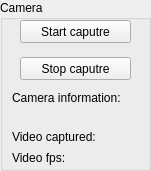
  <widget class="QGroupBox" name="groupBox_3">
   <property name="geometry">
    <rect>
     <x>890</x>
     <y>12</y>
     <width>151</width>
     <height>171</height>
    </rect>
   </property>
   <property name="title">
    <string>Camera</string>
   </property>
   <widget class="QPushButton" name="btn_begin_caputre">
    <property name="geometry">
     <rect>
      <x>20</x>
      <y>20</y>
      <width>111</width>
      <height>23</height>
     </rect>
    </property>
    <property name="text">
     <string>Start caputre</string>
    </property>
   </widget>
   <widget class="QPushButton" name="btn_stop_caputre">
    <property name="geometry">
     <rect>
      <x>20</x>
      <y>57</y>
      <width>111</width>
      <height>23</height>
     </rect>
    </property>
    <property name="text">
     <string>Stop caputre</string>
    </property>
   </widget>
   <widget class="QLabel" name="label_2">
    <property name="geometry">
     <rect>
      <x>12</x>
      <y>90</y>
      <width>111</width>
      <height>16</height>
     </rect>
    </property>
    <property name="text">
     <string>Camera information:</string>
    </property>
   </widget>
   <widget class="QLabel" name="label_3">
    <property name="geometry">
     <rect>
      <x>12</x>
      <y>129</y>
      <width>91</width>
      <height>16</height>
     </rect>
    </property>
    <property name="text">
     <string>Video captured:</string>
    </property>
   </widget>
   <widget class="QLabel" name="video_inf">
    <property name="geometry">
     <rect>
      <x>11</x>
      <y>107</y>
      <width>131</width>
      <height>20</height>
     </rect>
    </property>
    <property name="text">
     <string/>
    </property>
   </widget>
   <widget class="QLabel" name="video_num">
    <property name="geometry">
     <rect>
      <x>108</x>
      <y>126</y>
      <width>31</width>
      <height>21</height>
     </rect>
    </property>
    <property name="text">
     <string/>
    </property>
   </widget>
   <widget class="QLabel" name="label_35">
    <property name="geometry">
     <rect>
      <x>12</x>
      <y>150</y>
      <width>71</width>
      <height>16</height>
     </rect>
    </property>
    <property name="text">
     <string>Video fps:</string>
    </property>
   </widget>
   <widget class="QLabel" name="lb_show_fps">
    <property name="geometry">
     <rect>
      <x>79</x>
      <y>152</y>
      <width>54</width>
      <height>12</height>
     </rect>
    </property>
    <property name="text">
     <string/>
    </property>
   </widget>
  </widget>
